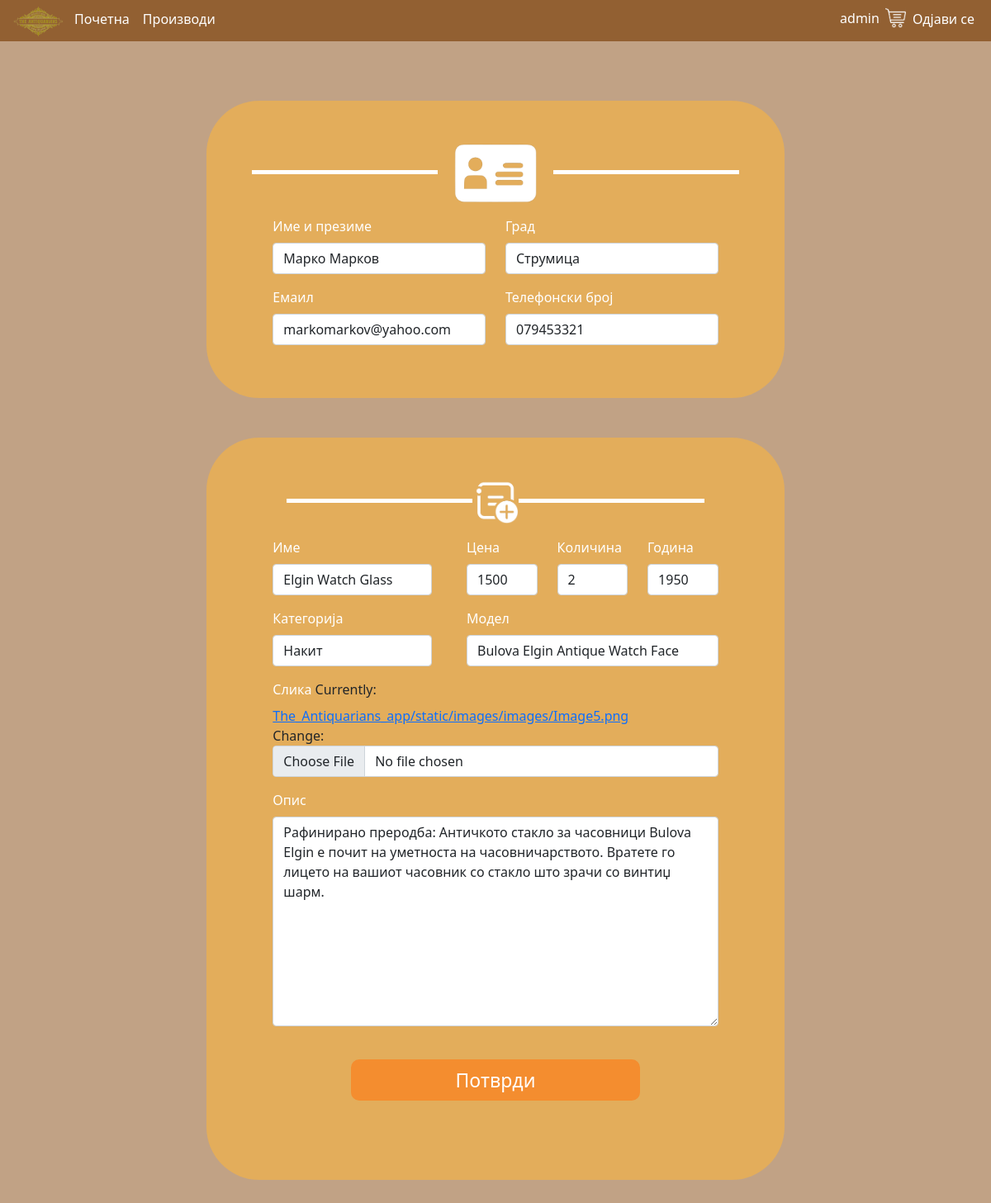
Page /product/edit/16 (signed in) on the committed database.
### The_Antiquarians_app/models.py (models this page shows, shortened)
class Product(models.Model):
    CATEGORY = [
        ('Мебел', 'Мебел'),
        ('Накит', 'Накит'),
        ('Часовници', 'Часовници'),
        ('Кујнски прибор', 'Кујнски прибор'),
        ('Декоративни работи', 'Декоративни работи'),
        ('Интериор', 'Интериор'),
        ('Музички инструменти', 'Музички инструменти'),
        ('Играчки', 'Играчки'),
        ('Текстил', 'Текстил'),
    ]
    seller_name_and_surname = models.CharField(max_length=100, null=True, blank=True)
    seller_city = models.CharField(max_length=100, null=True, blank=True)
    seller_email = models.CharField(max_length=100, null=True, blank=True)
    seller_phone_number = models.CharField(max_length=100, null=True, blank=True)
    name = models.CharField(max_length=100, null=False, blank=False)
    price = models.IntegerField(null=False, blank=False)
    quantity = models.IntegerField(null=False, blank=False)
    year = models.IntegerField(null=False, blank=False)
    category = models.CharField(max_length=255, null=False, blank=False, choices=CATEGORY)
    model = models.CharField(max_length=255, null=False, blank=False)
    image = models.ImageField(upload_to="The_Antiquarians_app/static/images/images")
    description = models.TextField(max_length=500)

### The_Antiquarians_app/decorators.py (the view)
        def wrapper_func(request, *args, **kwargs):
            group = None
            if request.user.groups.exists():
                group = request.user.groups.all()[0].name
            if group in allowed_roles:
                return view_func(request, *args, **kwargs)
            else:
                return redirect('home')

### The_Antiquarians_app/forms.py
class ProductForm(forms.ModelForm):
    def __init__(self, *args, **kwargs):
        super(ProductForm, self).__init__(*args, **kwargs)
        for field in self.visible_fields():
            field.field.widget.attrs["class"] = "form-control"
    class Meta:
        model = Product
        fields = '__all__'

### The_Antiquarians_app/views.py (called while the page is built)
@login_required(login_url='login_page')
@allowed_users(allowed_roles=['admin'])
def add_product(request, id=0):
    if request.method == "POST":
        if id == 0:
            form = ProductForm(request.POST, request.FILES)
        else:
            antique_item = Product.objects.get(pk=id)
            form = ProductForm(request.POST, request.FILES, instance=antique_item)
        if form.is_valid():
            form.save()
        return redirect("products")
    else:
        if id == 0:
            form = ProductForm()
        else:
            antique_item = Product.objects.get(pk=id)
            form = ProductForm(instance=antique_item)
    context = {"form": form}
    return render(request, "add_product.html", context=context)

### The_Antiquarians_app/templates/add_product.html (shortened to what this page needs)
{% extends 'main.html' %}
{% load static %}
{% block content %}
    <br/>
    <br/>
    <br/>
    <form method="post" enctype="multipart/form-data">
        <div class="container payment-info-container mb-5 col-7">
            <div class="column pt-5 pb-5">
                <div class="d-flex justify-content-center mb-3">
                    <hr class="col-4 hr-opacity-payment my-auto"/>
                    <img src="{% static 'images/infologo.png' %}" class="col-1 seller-info" alt="">
                    <hr class="col-4 hr-opacity-payment my-auto"/>
                </div>
                <div class="container">
                    <div class="row d-flex justify-content-center">
                        <div class="col-md-5">
                            <div class="mb-3">
                                <label for="sellerNameSurname" class="form-label text-white">Име и презиме</label>
                                {{ form.seller_name_and_surname }}
                            </div>
                            <div class="mb-3">
                                <label for="sellerEmail" class="form-label text-white">Емаил</label>
                                {{ form.seller_email }}
                            </div>
                        </div>
                        <div class="col-md-5">
                            <div class="mb-3">
                                <label for="sellerCity" class="form-label text-white">Град</label>
                                {{ form.seller_city }}
                            </div>
                            <div class="mb-3">
                                <label for="sellerPhoneNumber" class="form-label text-white">Телефонски број</label>
                                {{ form.seller_phone_number }}
                            </div>
                        </div>
                    </div>
                </div>
            </div>
        </div>
        <div class="container payment-info-container mb-5 col-7">
            <div class="column pt-5 pb-5 mb-3">
                <div class="d-flex justify-content-center mb-3">
                    <hr class="col-4 hr-opacity-payment my-auto"/>
                    <img src="{% static 'images/addlogo.png' %}" class="col-1 seller-product-info" alt="">
                    <hr class="col-4 hr-opacity-payment my-auto"/>
                </div>
                <div class="d-flex justify-content-center">
                    <div class="row col-10">
                        <div class="col-5">
                            <div class="mb-3 col-11">
                                <label for="personPaymentName" class="form-label text-white">Име</label>
                                {{ form.name }}
                            </div>
                            <div class="mb-3 col-11">
                                <label for="personPaymentEmail" class="form-label text-white">Категорија</label>
                                {{ form.category }}
                            </div>
                        </div>
                        <div class="col-7">
                            <div class="mb-3 row">
                                <div class="col-4">
                                    <label for="productPrice" class="form-label text-white">Цена</label>
                                    {{ form.price }}
                                </div>
                                <div class="col-4">
                                    <label for="productQuantity" class="form-label text-white">Количина</label>
                                    {{ form.quantity }}
                                </div>
                                <div class=" col-4">
                                    <label for="productYearSurname" class="form-label text-white">Година</label>
                                    {{ form.year }}
                                </div>
                            </div>
                            <div class="mb-3">
                                <label for="productModel" class="form-label text-white">Модел</label>
                                {{ form.model }}
                            </div>
                        </div>
                        <div>
                            <div class="mb-3">
                                <label for="productModel" class="form-label text-white">Слика</label>
                                {{ form.image }}
                            </div>
                            <div class="mb-3">
                                <label for="productModel" class="form-label text-white">Опис</label>
                                {{ form.description }}
                            </div>
                        </div>
                        <div class="d-flex justify-content-center mt-4 mb-5">
                            <button class="btn btn-add-product text-white" type="submit">Потврди</button>
                        </div>
                    </div>
                </div>
            </div>
        </div>
    </form>
{% endblock content %}

### The_Antiquarians_app/templates/main.html (shortened to what this page needs)
<!DOCTYPE html>
{% load static %}
<html lang="en">
<head>
    <link rel="stylesheet" type="text/css" href="{% static 'css/main.css' %}">
    <link href="https://cdn.jsdelivr.net/npm/bootstrap@5.0.2/dist/css/bootstrap.min.css" rel="stylesheet"
>
</head>
<body>
<nav class="navbar-expand-lg navcolor">
    <div class="container-fluid">
        <div class="collapse navbar-collapse" id="navbarSupportedContent">
            <ul class="navbar-nav me-auto mb-3 mb-lg-0 leftsidenavbar">
                <li class="nav-item">
                    <img src="{% static 'images/logo.png' %}" style="width: 70px; height: 50px">
                </li>
                <li class="nav-item">
                    <a class="nav-link active text-white" aria-current="page" href="{% url 'home' %}">Почетна</a>
                </li>
                <li class="nav-item">
                    <a class="nav-link active text-white" aria-current="page" href="{% url 'products' %}">Производи</a>
                </li>
            </ul>
            <ul class="navbar-nav ml-5 mb-3 mt-1 mb-lg-0">
                {% if user.is_authenticated %}
                    <li class="nav-item navbarusername">
                        <p class="text-white">{{ request.user }}</p>
                    </li>
                    <li class="nav-item mt-1">
                        <a href="{% url 'shopping_cart' %}">
                            <img src="{% static 'images/shoppingcartlogo.png' %}"
                                 style="width: 1.563rem; height: 1.563rem;">
                        </a>
                    </li>
                {% endif %}
                {% if user.is_authenticated %}
                    <li class="nav-item">
                        <a class="nav-link active text-white" style="margin-top: -0.094rem" aria-current="page"
                           href="{% url 'logout_user' %}">Одјави се</a>
                    </li>
                {% else %}
                    <li class="nav-item">
                        <a class="nav-link active text-white" style="margin-top: -0.65rem" aria-current="page"
                           href="{% url 'login_page' %}">Најави се</a>
                    </li>
                {% endif %}
            </ul>
        </div>
    </div>
</nav>
<div>
    {% block content %}
    {% endblock content %}
</div>
</body>
</html>

### The_Antiquarians_app/static/css/main.css (style rules this page uses)
body { background-color: #c1a285 !important; }
.navcolor { background-color: #926032; }
.leftsidenavbar { align-items: baseline; }
.navbarusername { margin: 0.4rem 0.438rem 0 0.438rem; }
::placeholder { color: #a6750f !important; }
.hr-opacity-payment { background-color: white !important; height: 5px !important; opacity: 1; align-items: center; }
.payment-info-container { background-color: #e3ad5b; border-radius: 4.0rem !important; }
.seller-info { margin-left: 1.25rem; margin-right: 1.25rem; width: 6.25rem !important; height: 4.75rem; }
.btn-add-product { background-color: #f48d2f !important; border-radius: 0.625rem !important; height: 3.125rem; width: 21.875rem; font-size: 1.438rem !important; }

### rows in the picture
Product: seller_name_and_surname "Марко Марков", seller_email "markomarkov@yahoo.com", seller_city "Струмица", seller_phone_number "079453321", name "Elgin Watch Glass", category "Накит", price "1500", quantity "2", year "1950", model "Bulova Elgin Antique Watch Face", description "Рафинирано преродба: Античкото стакло за часовници Bulova Elgin е почит на уметноста на часовничарството. Вратете го лицето на вашиот часовник со стакло што зрачи со винтиџ шарм."

### other values in the picture
{{ request.user }} "admin"
